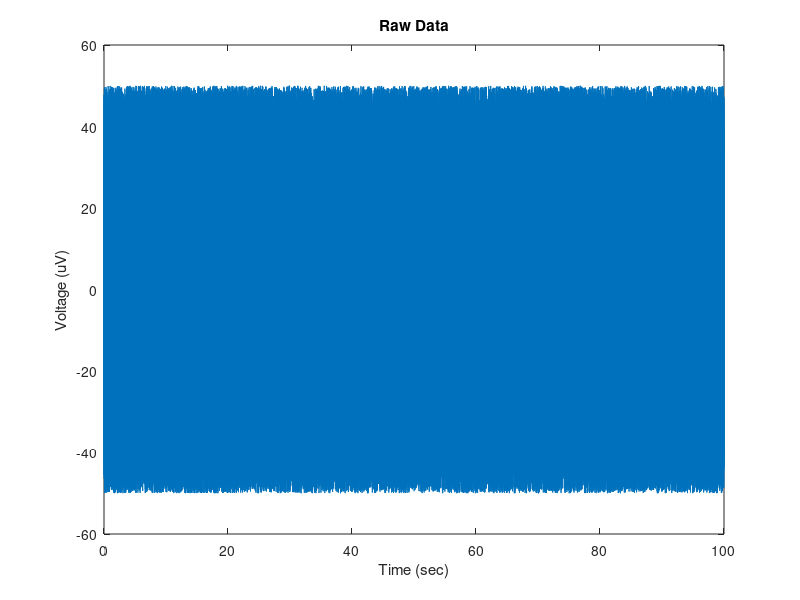
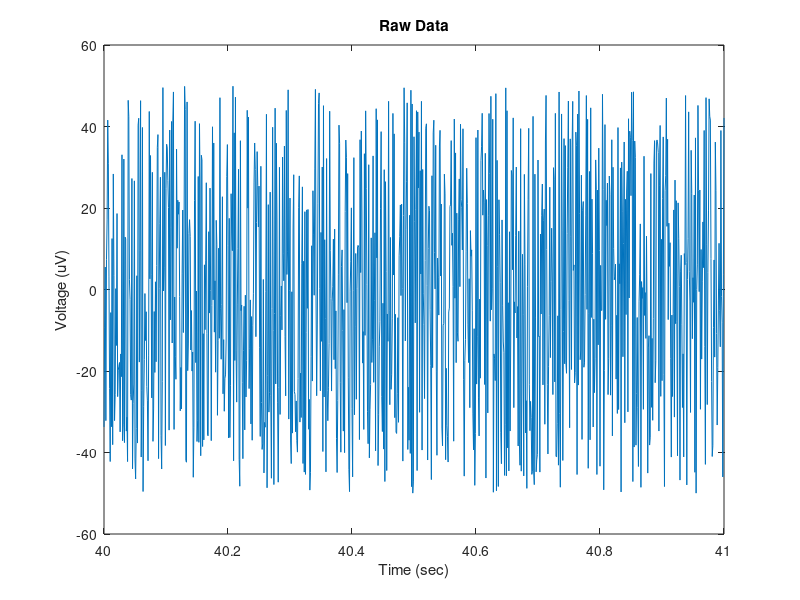

These charts were generated, in order, by the following MATLAB code: (Note: this script raises an error after producing the figures.)
%% Analyses of EEG signals
% Workshop on Quantitative Analysis of Neural Activity, 
% Dr. Kyle Mathewson - Department of Psychology - University of Alberta

clear all
close all
clc

addpath('WorkshopFunctions')

%% Discrete vs. Continuous
% EEG is recorded as a discrete time series, an array of numbers over time
% The sampling rate with which the data is digitized directly influences
% the range of frequencies that can be represented in the signal. 
% Nyquist frequency is half the sampling rate, so sampling say 1000 Hz, we
% can represent frequencies up to 500 Hz in our data, anything larger will
% show up as an artifact due to aliasing (so we use hardware filters to
% avoid this)

% So lets make up some fake data:
% consider a random set of numbers as our data

srate = 1000; %Hz
data_length = 100; %seconds
speriod = 1/srate; %seconds
data = rand(1,srate*data_length)*100 - 50 ; %centered at zero between -50 and 50 uV
times = speriod:speriod:data_length; %time points
figure; plot(times,data);
    xlabel('Time (sec)');
    ylabel('Voltage (uV)');
    title('Raw Data');

%zoom in to a second of data
trange = [40 41]
trange = trange/speriod;
figure; plot(times(trange(1):trange(2)),data(trange(1):trange(2)));
    xlabel('Time (sec)');
    ylabel('Voltage (uV)');
    title('Raw Data');

% use interp() or resample() to change sampling rate of data in either
% direction, useful to equate the sampling rate of signals from two
% modalities (heart rate and EEG), and in resampling data that has
% irregular sampling periods

%% filtering the data (bandpass, low-pass, high-pass)
% next we want to use an offline filter to attenuate certain ranges of
% frequencies in the signal. There are many options for filters with different tradeoffs
% This can be done with a butterworth filter,
% employed by the following function. One can use this to filter low
% frequencies (high pass), high frequencies (low pass), or to keep only a
% band of frequencies (band pass)

%here we will use a bandpass filter to filter our everything but alpha
%oscillations. 

high_pass = 6; %lower cutoff
low_pass = 14; %upper cutoff
order = 2; %order of polynomial used in the filter, can be increased to sharpen the dropoff of the filter
type = 'band'; %type of filter
[filt_data] = illini_filter(data',srate,high_pass,low_pass,order,'band'); %run the filter (which plots a graph)

% illini_filter.m - Created University of Illinois, based on kyle_filter by Kyle Mathewson with edits by Jamie Norton
% [Y_filt] = illini_filter(Y,Fs,hipass,lopass,order,type)
% Takes the time x channel data matrix Y, filters out a single frequency band,
% Input is: 
%           Y  - data matrix, time points by channels
%           Fs - Sampling Frequency in Hz
%           hipass - lower bound of filter
%           lopass - upper bound of filter
%           order - filter order, 
%                      higher orders have steeper roll offs, but
%                      can also be unstable
%           type - 'low' (low pass), 'high' (high pass), or 'band' (bandpass)
%
% Output is:
%            Y_filt - same as Y but not filtered
figure;
subplot(2,1,1); plot(times,data);
    xlabel('Time (sec)');
    ylabel('Voltage (uV)');
    title('Raw Data');
subplot(2,1,2); plot(times,filt_data);
    xlabel('Time (sec)');
    ylabel('Voltage (uV)');
    title('Filtered Data');

    
% Try zooming in on the filtered data so you can see a few seconds of the
% remaining alpha oscillations
% and again for the zoomed in

figure;
subplot(2,1,1); plot(times(trange(1):trange(2)),data(trange(1):trange(2)));
    xlabel('Time (sec)');
    ylabel('Voltage (uV)');
    title('Raw Data');
subplot(2,1,2); plot(times(trange(1):trange(2)),filt_data(trange(1):trange(2)));
    xlabel('Time (sec)');
    ylabel('Voltage (uV)');
    title('Filtered Data');


%% Epoched data
% if we have some repetition of a stimulus, we may want to visualize what
% the brain activity evoked by this stimulus looks like. We can cut out chunks of data (epochs) 
% aligned to these stimuli, with data before and after the stimulus onset
% The noise on individual presentations limits our ability to see this. So we can
% average over many instances of a stimulus to minimize noise. 
% The noise in the individual trials will be attenuated as a function of 
% the square root of the number of trials, so there are deminishing returns to more trials
% We can also subtract out baseline shifts in voltage to align trials. 

n_epochs = 100; % create fake stimuli and epochs of dat

prestim = 2000; %time before stimulus
poststim = 3000; %time after stimulus
baseline = 200; %subtract mean voltage in this period before stim onset

%pick some random times to be fake events
stim_times = randi(length(times)-(prestim+poststim),1,n_epochs)+prestim;

%set the times for each epoch and allocate space
epoch_times = -prestim+1:poststim;
epochs = zeros(n_epochs,length(epoch_times));
baselines = zeros(n_epochs,1);

%for each epoch grab the data before and after the stim and substract
%baseline

for i_epoch = 1:n_epochs
    epochs(i_epoch,:) = filt_data(stim_times(i_epoch)-prestim+1 : stim_times(i_epoch)+poststim);
    
    %add in a fake ERP from 200:400 ms on each trial to represent the
    %evoked activity
    epochs(i_epoch,prestim+201:prestim+300) = epochs(i_epoch,prestim+201:prestim+300) + (hanning(100)*10)';
    epochs(i_epoch,prestim+301:prestim+400) = epochs(i_epoch,prestim+301:prestim+400) - (hanning(100)*20)';
    
    %baseline subtraction
    baselines(i_epoch) = mean(epochs(i_epoch,prestim-baseline:prestim));
    epochs(i_epoch,:) = epochs(i_epoch,:) - baselines(i_epoch);
end

%plot some individual epochs and the average
figure; 
subplot(2,1,1); plot(epoch_times,epochs(1:3,:));
    xlabel('Time (sec)');
    ylabel('Voltage (uV)');
    title('Individual Epochs');
subplot(2,1,2); plot(epoch_times,mean(epochs,1));
    xlabel('Time (sec)');
    ylabel('Voltage (uV)');
    title('Average of Epochs');


%% Hilbert Transform- 
% The first of four methods to represent the data time series in the
% frequency domain is called a Hilbert transform.
% First we use a narrow bandpass in the frequency band of interest (as
% shown above). Then compute the instantaneous phase and power
epoch_sample = 2;
complex_data = hilbert(epochs(epoch_sample,:)); %hilbert transform
power_hilb = abs(complex_data).^2; %get the real part as the power
phase_hilb = angle(complex_data); %and the imaginary as the phase

%plot the band-pass filtered data, as well as the power and phase at each time point
%computed using the hilbert transform
%note that now we can estimate the power and phase at each moment in the
%epoch and run analyses over trials and subjects on these measures. Before
%we try that lets look at three other ways to estimate power and phase
%accross a wider range of frequencies

figure;
subplot(4,1,1);  plot(epoch_times,epochs(epoch_sample,:));
    xlabel('Time (sec)');
    ylabel('Voltage (uV)');
    title('Individual band-pass filtered Epoch');
subplot(4,1,2);  plot(epoch_times,power_hilb);
    xlabel('Time (sec)');
    ylabel('Voltage (uV)');
    title('Instantaneous Power');
subplot(4,1,3);  plot(epoch_times,phase_hilb);
    xlabel('Time (sec)');
    ylabel('Phase (Radians)');
    title('Instantaneous Phase');
subplot(4,1,4); plot(epoch_times,rad2deg(phase_hilb));
    xlabel('Time (sec)');
    ylabel('Phase (Degrees)');
    title('Instantaneous Phase');


%% fast-fourer transform - 
% Our time series can be converted to the frequency domain as a sum of
% weighted sine waves
% First we can compute a fast fourier transform on a chunk of data as a
% whole to create a single frequency spectra for that data chunk (no
% matter the length)
% data must be of length 2^n
% frequency resolution depends on number of time points used
% data can be padded with zeros to increase frequency resolution 
% and get to 2^n
% we also multiply by a hamming window to remove sharp edges and edge artifacts

Ubound = 30; %upper bound on fft 
win_hamming = hamming(length(epochs(1,:))); %hamming window to smooth epoch edges


%here we plot the data, a hamming window used to taper the edges and avoid
%artifacts, and the multiplication of the two, this is what goes into the
%fft

figure;
subplot(3,1,1); 
    plot(epochs(1,:));
subplot(3,1,2); 
    plot(hamming(length(epochs(1,:))));
subplot(3,1,3);
    plot(hamming(length(epochs(1,:))).*epochs(1,:)');



%for each epoch run this fft function
for i_epoch = 1:n_epochs
    temp_data = epochs(i_epoch,:);
    temp_data = win_hamming.*temp_data';
    [power_fft(i_epoch,:), phase_fft(i_epoch,:), freqs_fft] = kyle_fft(temp_data',srate,Ubound);
end

% kyle_fft.m - Compute a FFT and get back the results
% [power, phase, freqs] = kyle_fft(data,srate,Ubound)

% now we plot the power spectra of each epoch, and the mean over epochs
% we can see a peak in the alpha band since we have already band-pass
% filtered the signal

figure; 
subplot(2,1,1); plot(freqs_fft,power_fft(1:3,:));
   xlabel('Frequency (Hz)');
    ylabel('Power (uV^2)');
    title('Individual Epoch Power Spectras');
    axis tight;
subplot(2,1,2); plot(freqs_fft,mean(power_fft,1));
   xlabel('Time (s)');
    ylabel('Frequency (Hz)');
    title('Average Epoch Power Spectra');
    axis tight;


%% moving window FFT, 
% Now we might want to have resolution in time for how the frequency changes
% we can move a window accross the data and compute the fft for the data on each window
% EEGLAB-pop_newtimef does this but is not covered here

% A major point here is the combination of uncertainty in time vs
% frequency. We can use longer windows to increase our frequency, but we
% loose resolution in time by doing so. We can't have both. 

Ubound = 30; %upper bound of fft
window_length = 2^9; %length of moving window in sampling points
fft_length = 2^10; %the rest is padded with zeros (also sampling points) - keep same as above for no padding
step_size = 1; % how far to go on each window step, 1 is the most resolved

% reset some variables
power_winfft = [];
phase_winfft = [];
freqs_winfft = [];

for i_epoch = 1:10 %do for each epoch (just two for now for time)
    for i_window = 1+window_length/2:step_size:length(epochs(i_epoch,:))-window_length/2 %step through windows
        %take out the data segment
        segment = epochs(i_epoch,i_window-window_length/2:i_window+window_length/2-1);
        
        %can multiply by hamming window here to avoid edge artifacts
        segment= (hamming(length(segment)).*segment')';
        
        %pad with zeros
        segment = [zeros((fft_length-window_length)/2,1)' segment zeros((fft_length-window_length)/2,1)'];
        
        %compute fft and save results
        [power_winfft(i_epoch,i_window-(window_length/2),:),phase_winfft(i_epoch,i_window-(window_length/2),:),freqs_winfft] = kyle_fft(segment,srate,Ubound); 
    end
end
%get out new time stamps due to windows
times_winfft = epoch_times(1+window_length/2:step_size:length(epochs(i_epoch,:))-window_length/2);

%plot the original data and a single epoch spectrogram (the power in all
%frequencies at each time point, a bunch of spectra stacked over time)

plot_epoch = 2;
figure;
subplot(2,1,1);  plot(epoch_times,epochs(plot_epoch,:));
    xlabel('Time (sec)');
    ylabel('Voltage (uV)');
    title('Individual band-pass filtered Epoch');
subplot(2,1,2); imagesc(times_winfft,freqs_winfft,squeeze(power_winfft(plot_epoch,:,:))');
    set(gca,'YDir','normal');
   xlabel('Time(s)');
    ylabel('Frequency (Hz)');
    title('Individual Epoch Power Spectrogram moving fft');
    axis tight;
    c=colorbar;
    ylabel(c,'Log Power (dB)')


%% wavelet analysis
% the final method of computing power and phase information is a wavelet
% analysis. In the fft analysis, given a single window size, there are much
% more cycles of higher frequencies used than in lower frequences. This
% gives poor time resolution in higher frequencies. To overcome this, a
% wavelet analysis modifies the number of cycles in the wavelet as a
% function of frequency. So instead of specifiying the window size, we
% specify the number of cycles (wavenumber). 3 cycles at 10 Hz is 300 ms
% long, 3 cycles at 100 Hz is 30 ms long, etc. This provides more
% equivalent time resolution over different frequencies. 

% the math is similar, we are creating little wavelets, and convolving them
% with the EEG data to see how well the two match up. 
% 	-pop_newtimef() in EEGLAB can also do this (default setting), in EEGLAB
% 	you can also increase the wavenumber as frequencies increase

% Assign Frequencies of interest
freqs_wavelet = 1:.5:30; %linear
% freqs_wavelet = (2^(1/4)).^(-.5:.5:20); %Log 

% width of the wavelet
width = 6; %in cycles of frequency

%reset variables
power_wavelet = [];
phase_wavelet = [];
times_wavelet = [];

% Compute Wavelet Analsis
win_hamming = hamming(length(epochs(1,:)));
for i_epoch = 1:n_epochs
    temp_data = epochs(i_epoch,:);
    temp_data = win_hamming.*temp_data';
    [power_wavelet(i_epoch,:,:),times_wavelet,phase_wavelet(i_epoch,:,:)] = BOSC_tf(temp_data',freqs_wavelet,srate,width);
end
times_wavelet = epoch_times; % keep original time stamps

% [B,T,P]=BOSC_tf(eegsignal,F,Fsample,wavenumber);

% Modified version of code by Jeremy Caplan - University of Alberta

% This function computes a continuous wavelet (Morlet) transform on
% a segment of EEG signal; this can be used to estimate the
% background spectrum (BOSC_bgfit) or to apply the BOSC method to
% detect oscillatory episodes in signal of interest (BOSC_detect).
%
% parameters:
% eegsignal - a row vector containing a segment of EEG signal to be
%             transformed
% F - a set of frequencies to sample (Hz)
% Fsample - sampling rate of the time-domain signal (Hz)
% wavenumber is the size of the wavelet (typically, width=6)
%	
% returns:
% B - time-frequency spectrogram: power as a function of frequency
%     (rows) and time (columns)
% T - vector of time values (based on sampling rate, Fsample)
% P - estimated phase for each point in time and for each frequency - KEM 2014


%plot the original data and a single epoch spectrogram
figure;
subplot(3,1,1);  plot(epoch_times,epochs(1,:));
    xlabel('Time (sec)');
    ylabel('Voltage (uV)');
    title('Individual band-pass filtered Epoch');
subplot(3,1,2); imagesc(times_winfft,freqs_winfft,squeeze(power_winfft(1,:,:))');
    set(gca,'YDir','normal');
   xlabel('Frequency (Hz)');
    ylabel('Power (uV^2)');
    title('Individual Epoch Power Spectrogram moving fft');
    axis tight;
    c=colorbar;
    ylabel(c,'Log Power (dB)')
subplot(3,1,3); imagesc(epoch_times,freqs_wavelet,squeeze(power_wavelet(1,:,:)));
    set(gca,'YDir','normal');
   xlabel('Frequency (Hz)');
    ylabel('Power (uV^2)');
    title('Individual Epoch Power Spectrogram wavelet');
    axis tight;
    c=colorbar;
    ylabel(c,'Log Power (dB)')
    

%% Power
% 	Now that we have a few ways of computing the power and phase of our EEG
% 	signals, we may want to test questions we have about the difference in
% 	power or phase at certain frequencies between certain times or
% 	conditions. For example, alpha power and alpha phase have both been
% 	shown to differ in the period before stimuli that are and are not
% 	detected (Mathewson et al., 2009, JNeurosci). 

% This power and phase data can be found in EEGLAB as well in the ERSP
% variable, or as data from individual trials

% 	Here we will practice computing the average power on each epoch in a window, 
% in some frequency band for example in the alpha band in the  1 second before stim onset

win_freq = [6 14]; %range of freqs to average
win_freq_i = [find(freqs_wavelet >= win_freq(1),1) find(freqs_wavelet >= win_freq(2),1)]; %get indicies 

win_time = [-1000 0]; %range of times to average
win_time_i = [find(times_wavelet >= win_time(1),1) find(times_wavelet >= win_time(2),1)]; %get indicies 

mean_power = [];
%for each epoch take out the chunk of data and get the mean in the window
for i_epoch = 1:n_epochs
    data_chunk = power_wavelet(i_epoch,win_freq_i(1):win_freq_i(2),win_time_i(1):win_time_i(2));
    mean_power(i_epoch) = mean(mean(data_chunk));
end

%plot the power over epochs in a histogram
 figure; hist(mean_power,20); 
  title('Histogram of alpha power in each epoch prestim period')
  ylabel('Count');
  xlabel('Power (uV^2)');
  
% now we could do this for two different conditoins or two different groups
% of participants, or two different time points, or channels, etc. Standard
% statistical tests for positively scewed distributions can be used.


%% Phase
%  Finally we may have certain hypothesis about how the phase of certain
%  oscillations changes in different situations. We can pull the estimated
%  phase at a single moment in time out of the data in the frequency domain
%  above as well. 
%  Generally we can use angle(), imag() to get the angle of complex data
%  Phase is expressed in radians or degrees
%  circ_stat toolbox for doing stats on circular variables
%  <https://www.jstatsoft.org/article/view/v031i10 Circ_stat toolbox>
%   circ_stat()
% 	circ_mean(), r(), 
% 	circular difference, circular clustering
%   Most of these stats are based on the angular mean and angular standard
%   deviation, as are more advanced EEG stats mentioned below (coherence)

% Here we will try a rose plot, angle plot...
% pick a certain frequency and time and consider the phase over epochs
% say 10 Hz phase and stimulus onset

phase_freq = 10; %range of freqs to average
phase_freq_i = find(freqs_wavelet >= phase_freq,1); %get indicies 

phase_time = 0; %range of times to average
phase_time_i = find(times_wavelet >= phase_time,1); %get indicies 

epoch_phase = [];
epoch_power = [];
%for each epoch take out the chunk of data and get the mean in the window
for i_epoch = 1:n_epochs
    %takes out the phase in radians
    epoch_phase(i_epoch)  = phase_wavelet(i_epoch,phase_freq_i,phase_time_i);
    %also get the power at that time point
    epoch_power(i_epoch)  = power_wavelet(i_epoch,phase_freq_i,phase_time_i);
    
end


%now we can represent that data on a circular scale in a few ways, showing
%a histrogram rose plot, or individual data in a compass plot. summary
%stats can be computed using the toolbox above, and comparisons can be made
%between conditions using circular statistics.

figure; 
subplot(3,1,1); rose(epoch_phase);
 title('Circular histogram of alpha phase at stimulus onset');
subplot(3,1,2); compass(sin(epoch_phase),cos(epoch_phase));
 title('Compass plot of the alpha phase at stimulus onset');
subplot(3,1,3); compass(epoch_power.*sin(epoch_phase),epoch_power.*cos(epoch_phase));
 title('Compass plot of alpha power and phase at stim onset');


%% Coherence
% INTERTRIAL COHERENCE - can be measured from the phase of a certain
% frequency on each trial. If the phase is very consistent over trials,
% then a large coherence measure will be obtained. This can be good for
% measuring phase resetting, and also entrainment to stimuli over trials.

% MODULATION INDEX - Still within a single channel one may want to measure to extent to
% which the phase of a slow frequency modulates the power of a higher
% frequency, the so called modulation index. This can be represented as a
% histogram in which different bins of slow frequency phase have
% different power of a high frequency, and tested with Chi squared
% distributions or permutations stats. 

% Finally we may want to understand communication between recording sites
% we can look at this in terms of the modulation index above, but also in a
% few other ways.

% POWER COHERENCE - We can compute the correlation of the power envelope of certain
% frequencies (power_coher.m).

% PHASE COHERENCE - We can also study how reliably the phase differs between two sites since
% consistent lagged phase between two sites may indicate communication. For
% this we can measure the phase at each time point for each site, find the
% difference between sites at each time point, and compute the variance of
% those differences over time. A high amount of communication should be
% seens as a consistent difference in phase over time. (phase_coher.m)

% MODULATION INDEX - can also be used with one channel as the slower carrier frequency
% and another as the faster nested frequency modulated by the slower.
% 
% OTHER - We can also use other measures like lagged cross correlation between
% channels or granger causality analysis accross channels to estimate the
% direction of influence and the lag in communication.

